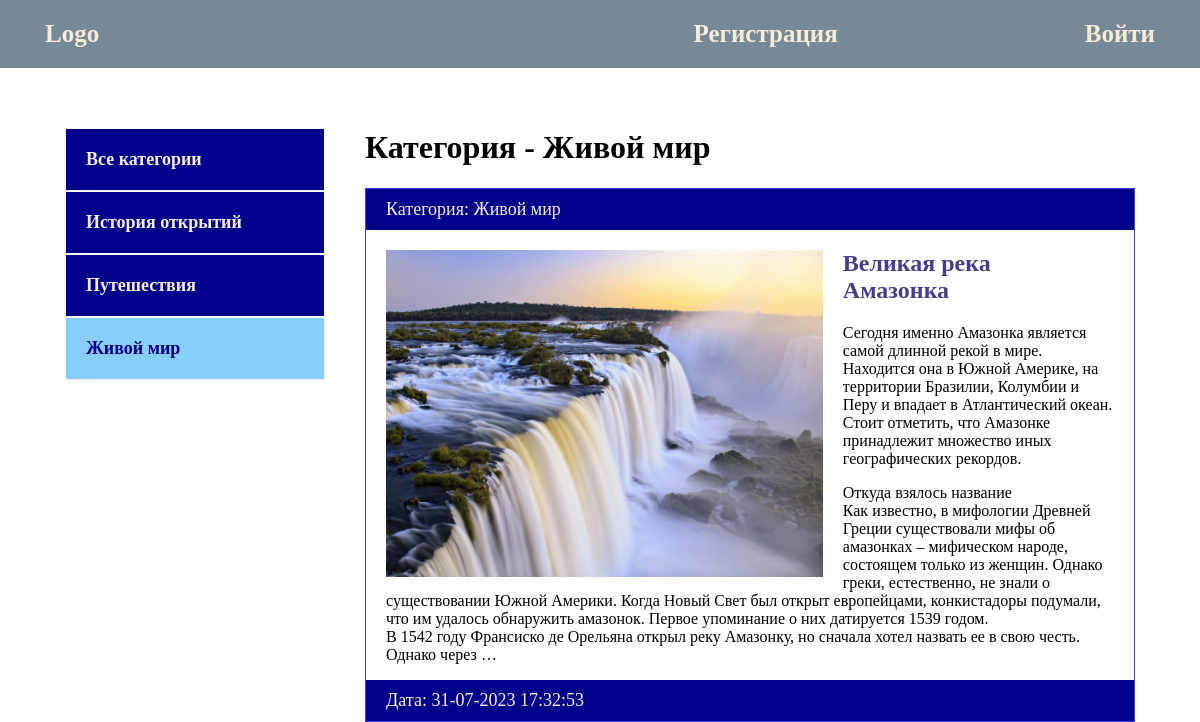
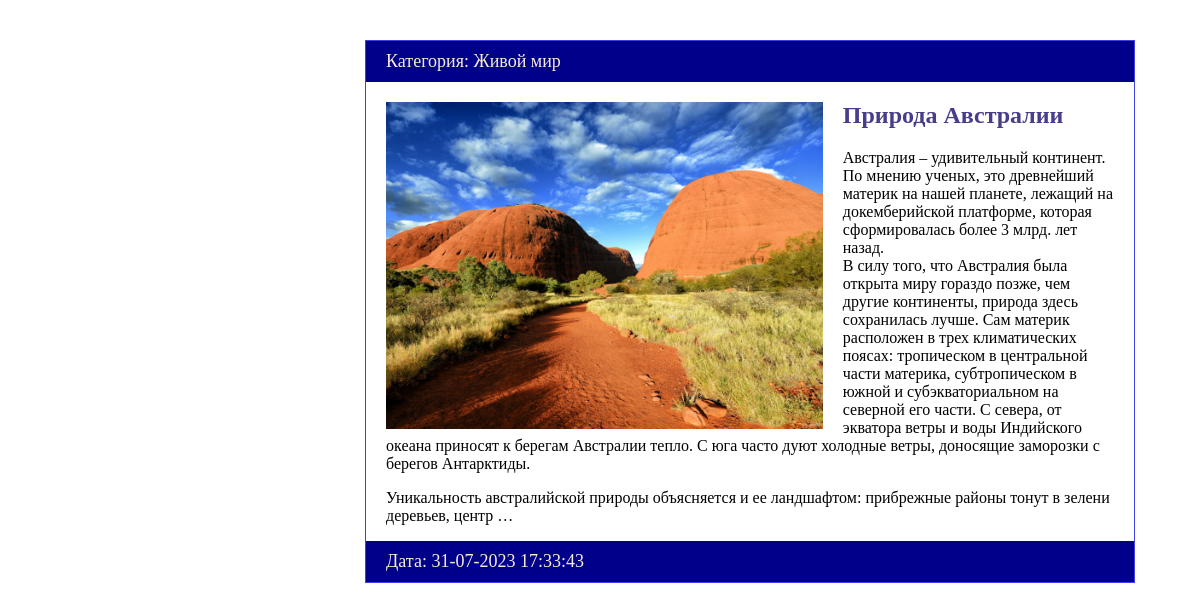
The app's page /category/zhivoj-mir/, older data (2 pictures, top to bottom).
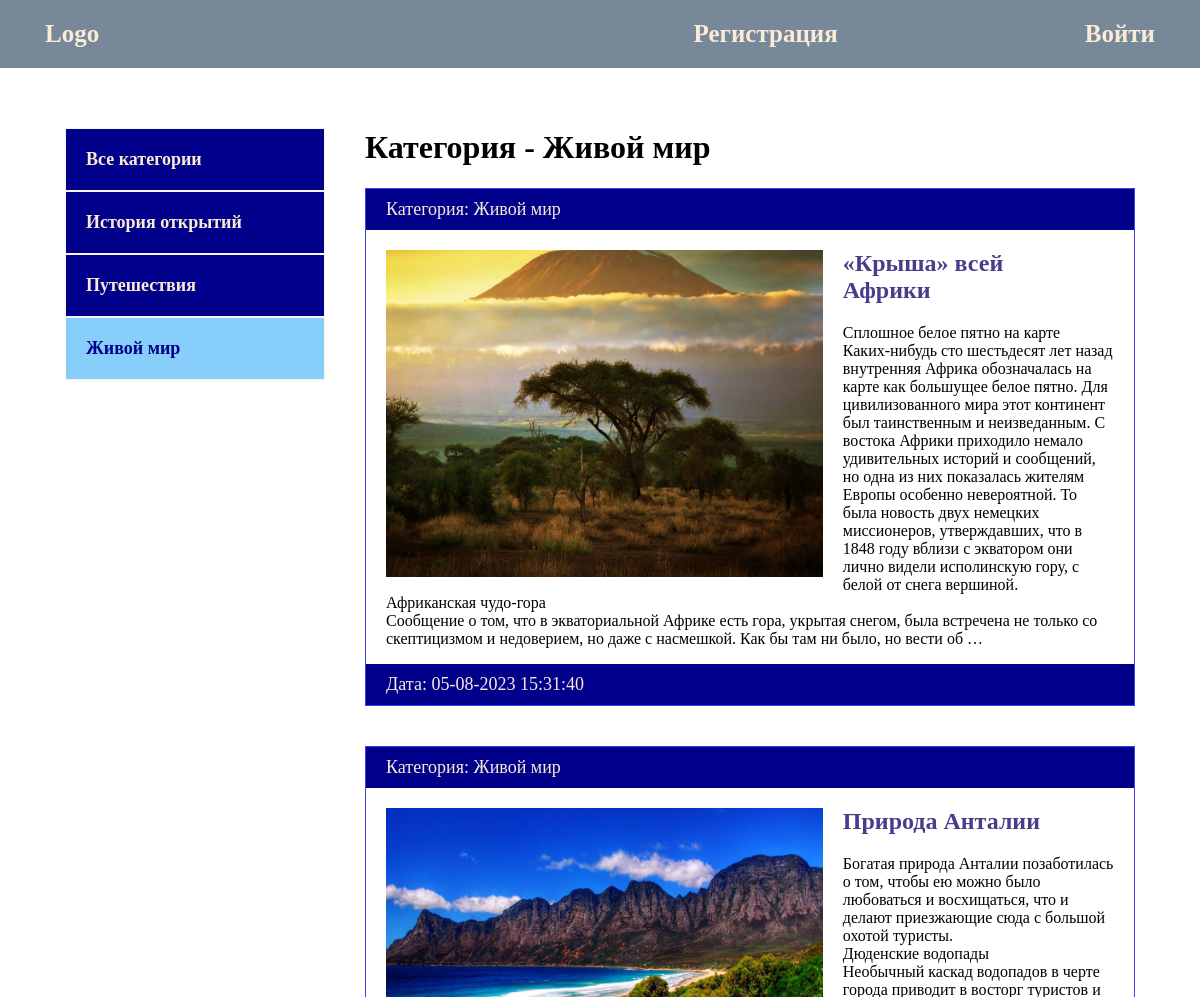
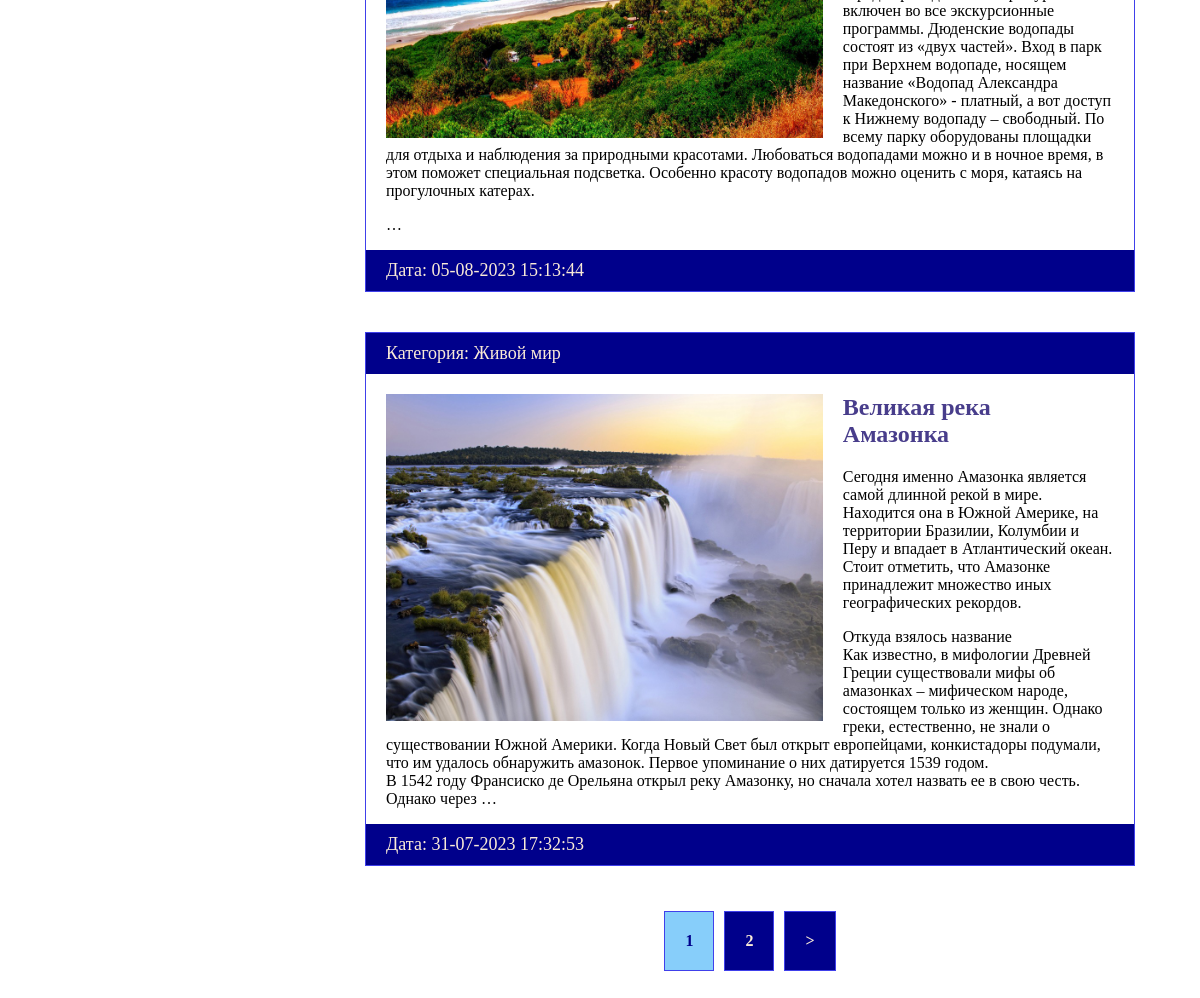
The same page, newer data (2 pictures, top to bottom).
### blog/models.py (models this page shows, shortened)
class Category(models.Model):
    name = models.CharField(max_length=150, verbose_name='Название')
    slug = models.SlugField(max_length=150, unique=True, verbose_name='URL')
    def __str__(self):
        return self.name
    def get_absolute_url(self):
        return reverse('category', kwargs={'cat_slug': self.slug})
    class Meta:
        verbose_name = 'категорию'
        verbose_name_plural = 'Категории'

class Blog(models.Model):
    title = models.CharField(max_length=255, verbose_name='Заголовок')
    slug = models.SlugField(max_length=255, unique=True, verbose_name='URL')
    content = models.TextField(blank=True, verbose_name='Содержание')
    photo = models.ImageField(upload_to='photos/%Y/%m/%d/', blank=True, verbose_name='Фотография')
    time_created = models.DateTimeField(auto_now_add=True, verbose_name='Время создания')
    time_update = models.DateTimeField(auto_now=True, verbose_name='Время обновления')
    is_published = models.BooleanField(default=True, verbose_name='Опубликовано')
    picture1 = models.ImageField(upload_to='pictures/%Y/%m/%d/', blank=True, verbose_name='Картинка1')
    picture2 = models.ImageField(upload_to='pictures/%Y/%m/%d/', blank=True, verbose_name='Картинка2')
    picture3 = models.ImageField(upload_to='pictures/%Y/%m/%d/', blank=True, verbose_name='Картинка3')
    picture4 = models.ImageField(upload_to='pictures/%Y/%m/%d/', blank=True, verbose_name='Картинка4')
    picture5 = models.ImageField(upload_to='pictures/%Y/%m/%d/', blank=True, verbose_name='Картинка5')
    cat = models.ForeignKey('Category', on_delete=models.PROTECT, verbose_name='Категория')
    def get_absolute_url(self):
        return reverse('article', kwargs={'article_slug': self.slug})
    class Meta:
        verbose_name = 'статью'
        verbose_name_plural = 'Статьи'
        ordering = ['-time_created']

### blog/views.py (the view)
# urls.py: path('category/<slug:cat_slug>/', BlogCategory.as_view(), name='category'),
class BlogCategory(DataMixin, ListView):
    model = Blog
    template_name = 'blog/index.html'
    context_object_name = 'posts'
    allow_empty = False
    def get_queryset(self):
        return Blog.objects.filter(cat__slug=self.kwargs['cat_slug'], is_published=True).select_related('cat')
    def get_context_data(self, *, object_list=None, **kwargs):
        context = super().get_context_data(**kwargs)
        c = Category.objects.get(slug=self.kwargs['cat_slug'])
        c_def = self.get_user_context(title='Категория - ' + str(c.name), cat_selected=c.pk)
        return dict(list(context.items()) + list(c_def.items()))

### blog/utils.py (called while the page is built)
    def get_user_context(self, **kwargs):
        context = kwargs
        cats = Category.objects.annotate(Count('blog'))
        user_menu = menu.copy()
        if not self.request.user.is_authenticated:
            user_menu.pop(0)
        context['menu'] = user_menu
        context['cats'] = cats
        if 'cat_selected' not in context:
            context['cat_selected'] = 0
        return context

### blog/templates/blog/index.html
{% extends 'blog/base.html' %}
{% load static %}
{% block content %}
<h1>{{ title }}</h1>
<ul>
    {% for p in posts %}
    <li>
        <p class="first">Категория: {{ p.cat }}</p>
        <div class="text">
            {% if p.photo %}
                <img class="image" src="{{ p.photo.url }}" alt="">
            {% else %}
                <img class="image" src="{% static 'blog/default.jpg' %}" alt="" >
            {% endif %}
            <h2><a href="{{ p.get_absolute_url }}">{{ p.title }}</a></h2>
            <p>{{ p.content|linebreaks|truncatewords:100 }}</p>
        </div>
        <p class="date">Дата: {{ p.time_update|date:"d-m-Y H:i:s" }}</p>
    </li>
    {% endfor %}
</ul>
{% endblock %}

### blog/templates/blog/base.html (shortened to what this page needs)
<!DOCTYPE html>
{% load static %}
{% load blog_tags %}
<html lang="en">
<head>
    <link rel="stylesheet" href="{% static 'css/style.css' %}">
</head>
<body>
<div class="header">
    <div class="wrap">
        <ul class="mainmenu">
            <li class="logo"><a href="{% url 'index' %}">Logo</a></li>
            {% for m in menu %}
                <li class="last"><a href="{% url m.url_name %}">{{ m.title }}</a></li>
            {% endfor %}
        </ul>
    </div>
</div>
<div class="content">
    <div class="wrap">
        <div class="sidebar">
            <ul>
                {% if cat_selected == 0 %}
                    <li class="selected">Все категории</li>
                {% else %}
                    <li><a href="{% url 'index' %}">Все категории</a></li>
                {% endif %}
                {% for c in cats %}
                    {% if c.blog__count > 0 %}
                        {% if c.pk == cat_selected %}
                            <li class="selected">{{ c.name }}</li>
                        {% else %}
                            <li><a href="{{ c.get_absolute_url }}">{{ c.name }}</a></li>
                        {% endif %}
                    {% endif %}
                {% endfor %}
            </ul>
        </div>
        <div class="main">
            {% block content %}
            {% endblock %}
            {% if page_obj.has_other_pages %}
            <div>
                <ul class="pagination">
                    {% for p in paginator.page_range %}
                        {% if page_obj.number == p %}
                            <li class="page-num page-num-selected">
                                {{ p }}
                            </li>
                        {% elif p >= page_obj.number|add:-2 and p <= page_obj.number|add:2 %}
                            <li class="page-num">
                                <a href="?page={{ p }}">{{ p }}</a>
                            </li>
                        {% endif %}
                    {% endfor %}
                    {% if page_obj.has_next %}
                        <li class="page-num">
                            <a href="?page={{ page_obj.next_page_number }}">&gt;</a>
                        </li>
                    {% endif %}
                </ul>
            </div>
            {% endif %}
        </div>
    </div>
</div>
</body>
</html>

### blog/static/css/style.css (style rules this page uses)
html { background-image: url(5432-katanie_na_parusnoy_lodke.jpg); background-repeat: no-repeat; background-position: center center; background-attachment: fixed; -webkit-background-size: cover; -moz-background-size: cover; -o-background-size: cover; background-size: cover; }
body { margin: 0; padding: 0; }
.wrap { max-width: 1150px; margin: 0 auto; }
.content .wrap { background: white; padding: 40px; box-sizing: border-box; display: flex; }
ul { list-style: none; margin: 0; padding: 0; }
a { color: antiquewhite; padding: 20px; text-decoration: none; }
.header { background: lightslategrey }
.mainmenu { display: flex; font-size: 25px; font-weight: bold; padding: 20px 0; align-items: center; }
.logo { flex-basis: 65%; }
.last { flex-basis: 40%; text-align: right; }
.sidebar ul { width: 260px; margin-right: 40px; margin-top: 20px; }
.sidebar a { display: block; padding: 20px; border: 1px solid whitesmoke; background: darkblue; font-weight: bold; font-size: 18px; }
.selected { padding: 20px; font-size: 18px; border: 1px solid whitesmoke; font-weight: bold; background: lightskyblue; color: darkblue; }
.main li { border: 1px solid #4040ea; margin-bottom: 40px; }
.first, .date { margin: 0; padding: 10px 20px; font-size: 18px; color: antiquewhite; background: darkblue; }
.image { float: left; max-width: 60%; margin-right: 20px; }
.text { padding: 20px 20px 0; }
.text h2 { margin-top: 0; }
.text a { padding-left: 0; color: darkslateblue; }
.pagination { display: flex; justify-content: center; }
.pagination .page-num-selected { padding: 20px; background: lightskyblue; color: darkblue; }
.pagination a { padding: 20px; background: darkblue; display: block; color: antiquewhite; }
.page-num { margin: 5px; font-weight: bold; }

Row changes from the older to the newer data that the page shows:
no longer on this page (row unchanged): Blog: cat "Живой мир", photo (picture), title "Природа Австралии", content "Австралия – удивительный континент. По мнению ученых, это древнейший материк на нашей планете, лежащий на докемберийской платформе, которая сформировалась более 3 млрд. лет назад. В силу того, что Австралия была открыта миру гораздо позже, чем другие континенты, природа здесь сохранилась лучше. Сам материк расположен в трех климатических поясах: тропическом в центральной части материка, субтропическом в южной и субэкваториальном на северной его части. С севера, от экватора ветры и воды Индийского океана приносят к берегам Австралии тепло. С юга часто дуют холодные ветры, доносящие заморозки с берегов Антарктиды. Уникальность австралийской природы объясняется и ее ландшафтом: прибрежные…", time_update "31-07-2023 17:33:43"
added Blog: cat "Живой мир", photo (picture), title "«Крыша» всей Африки", content "Сплошное белое пятно на карте Каких-нибудь сто шестьдесят лет назад внутренняя Африка обозначалась на карте как большущее белое пятно. Для цивилизованного мира этот континент был таинственным и неизведанным. С востока Африки приходило немало удивительных историй и сообщений, но одна из них показалась жителям Европы особенно невероятной. То была новость двух немецких миссионеров, утверждавших, что в 1848 году вблизи с экватором они лично видели исполинскую гору, с белой от снега вершиной. Африканская чудо-гора Сообщение о том, что в экваториальной Африке есть гора, укрытая снегом, была встречена не только со скептицизмом и недоверием, но даже с насмешкой. Как бы там ни было, но вести об …", time_update "05-08-2023 15:31:40"
added Blog: cat "Живой мир", photo (picture), title "Природа Анталии", content "Богатая природа Анталии позаботилась о том, чтобы ею можно было любоваться и восхищаться, что и делают приезжающие сюда с большой охотой туристы. Дюденские водопады Необычный каскад водопадов в черте города приводит в восторг туристов и включен во все экскурсионные программы. Дюденские водопады состоят из «двух частей». Вход в парк при Верхнем водопаде, носящем название «Водопад Александра Македонского» - платный, а вот доступ к Нижнему водопаду – свободный. По всему парку оборудованы площадки для отдыха и наблюдения за природными красотами. Любоваться водопадами можно и в ночное время, в этом поможет специальная подсветка. Особенно красоту водопадов можно оценить с моря, катаясь на…", time_update "05-08-2023 15:13:44"
Text that changed along with them:
new list line: "1"
new list line: "2"
